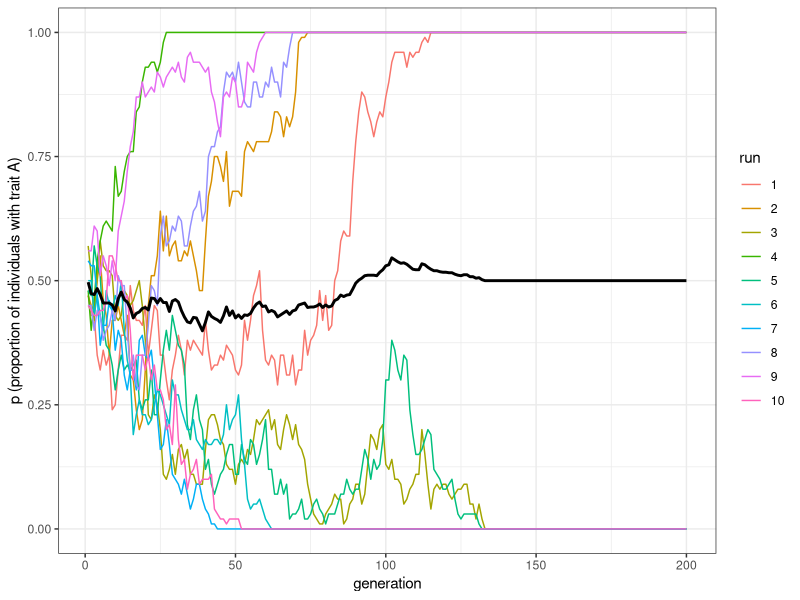
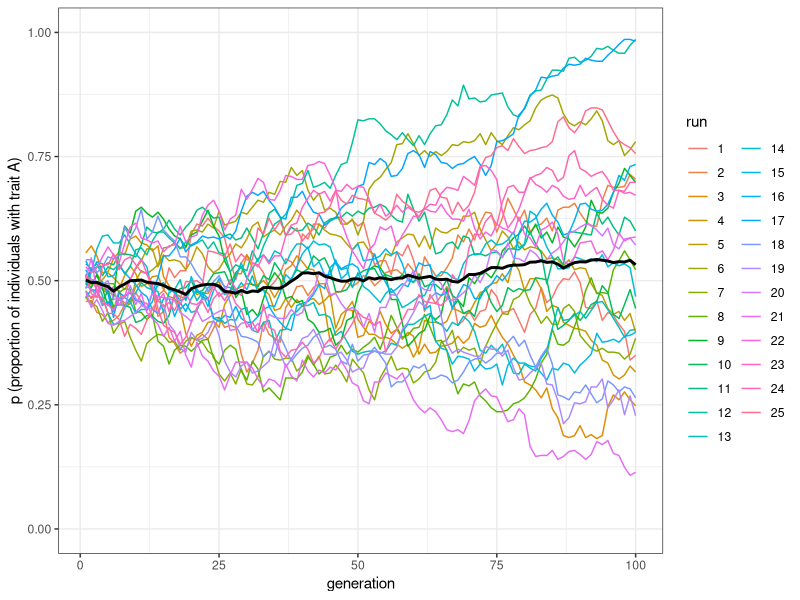

These charts were generated, in order, by the following R code: (Note: a time limit stopped this script after it produced the figures.)
######
# Git test for group made my Morgan 2-1-2021

######

library(tidyverse); library(patchwork)

#####################################################################################


##### unnbiased model 2 from CH1


### run multiple simulations and plot their results
# Scaling up

### a new function to run multipe sims at once
unbiased_transmission_2 <- function(N, t_max, r_max) {
  output <- tibble(generation = rep(1:t_max, r_max), 
                   p = as.numeric(rep(NA, t_max * r_max)), 
                   run = as.factor(rep(1:r_max, each = t_max))) 
  # For each run
  for (r in 1:r_max) { 
    # Create first generation
    population <- tibble(trait = sample(c("A", "B"), N, replace = TRUE))
    
    # Add first generation's p for run r
    output[output$generation == 1 & output$run == r, ]$p <-
      sum(population$trait == "A") / N 
    
    # For each generation
    for (t in 2:t_max) {
      # Copy individuals to previous_population tibble
      previous_population <- population 
      
      # Randomly copy from previous generation
      population <- tibble(trait = sample(previous_population$trait, N, replace = TRUE))
      
      # Get p and put it into output slot for this generation t and run r
      output[output$generation == t & output$run == r, ]$p <- 
        sum(population$trait == "A") / N 
    }
  }
  # Export data from function
  output 
}
### quick plotting function for multiple runs

plot_multiple_runs <- function(data_model) {
  ggplot(data = data_model, aes(y = p, x = generation)) +
    geom_line(aes(colour = run)) +
    stat_summary(fun = mean, geom = "line", size = 1) +
    ylim(c(0, 1)) +
    theme_bw() +
    labs(y = "p (proportion of individuals with trait A)")
}

### everyone add a different version with different N, t_max with 10 runs and plot it

morgan_run <- unbiased_transmission_2(N = 100, t_max = 200, r_max = 10)
morgan_plot <- plot_multiple_runs(morgan_run)
morgan_plot

### add your own below
benny_run <- unbiased_transmission_2(N = 500, t_max = 100, r_max = 25)
benny_plot <- plot_multiple_runs(benny_run)
benny_plot

#look ma I did it!
claire_run <- unbiased_transmission_2(N = 1000, t_max = 500, r_max = 30)
claire_plot <- plot_multiple_runs(claire_run)
claire_plot 

claire_run2 <- unbiased_transmission_2(N = 1000, t_max = 500, r_max = 5)
claire_plot2 <- plot_multiple_runs(claire_run2)
claire_plot2 

### group plot
group_plot <- morgan_plot + benny_plot + claire_plot + claire_plot2
group_plot
